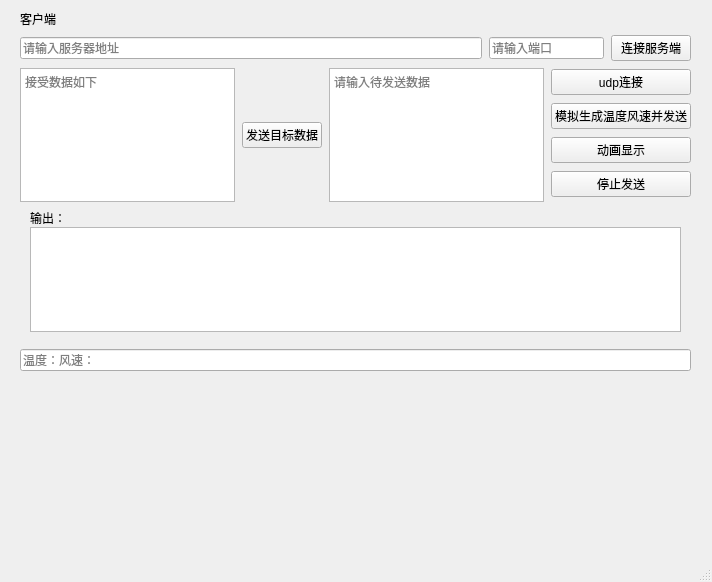
<?xml version="1.0" encoding="UTF-8"?>
<ui version="4.0">
 <class>Client_Window</class>
 <widget class="QMainWindow" name="Client_Window">
  <property name="geometry">
   <rect>
    <x>0</x>
    <y>0</y>
    <width>712</width>
    <height>582</height>
   </rect>
  </property>
  <property name="windowTitle">
   <string>MainWindow</string>
  </property>
  <widget class="QWidget" name="centralwidget">
   <widget class="QWidget" name="verticalLayoutWidget_2">
    <property name="geometry">
     <rect>
      <x>10</x>
      <y>10</y>
      <width>691</width>
      <height>371</height>
     </rect>
    </property>
    <layout class="QVBoxLayout" name="verticalLayout_2" stretch="0,0,4,4,0">
     <property name="spacing">
      <number>7</number>
     </property>
     <property name="leftMargin">
      <number>10</number>
     </property>
     <property name="rightMargin">
      <number>10</number>
     </property>
     <property name="bottomMargin">
      <number>10</number>
     </property>
     <item>
      <widget class="QLabel" name="label">
       <property name="text">
        <string>客户端</string>
       </property>
      </widget>
     </item>
     <item>
      <layout class="QHBoxLayout" name="horizontalLayout" stretch="4,1,0">
       <item>
        <widget class="QLineEdit" name="lineEdit_ca">
         <property name="placeholderText">
          <string>请输入服务器地址</string>
         </property>
        </widget>
       </item>
       <item>
        <widget class="QLineEdit" name="lineEdit_cp">
         <property name="placeholderText">
          <string>请输入端口</string>
         </property>
        </widget>
       </item>
       <item>
        <widget class="QPushButton" name="connectToSever">
         <property name="text">
          <string>连接服务端</string>
         </property>
        </widget>
       </item>
      </layout>
     </item>
     <item>
      <layout class="QHBoxLayout" name="horizontalLayout_2" stretch="3,1,3,1">
       <item>
        <widget class="QTextEdit" name="textEdit_cs">
         <property name="placeholderText">
          <string>接受数据如下</string>
         </property>
        </widget>
       </item>
       <item>
        <widget class="QPushButton" name="c_send">
         <property name="text">
          <string>发送目标数据</string>
         </property>
        </widget>
       </item>
       <item>
        <widget class="QTextEdit" name="textEdit_ca">
         <property name="placeholderText">
          <string>请输入待发送数据</string>
         </property>
        </widget>
       </item>
       <item>
        <layout class="QVBoxLayout" name="verticalLayout">
         <item>
          <widget class="QPushButton" name="udp_client">
           <property name="text">
            <string>udp连接</string>
           </property>
          </widget>
         </item>
         <item>
          <widget class="QPushButton" name="c_senddata">
           <property name="text">
            <string>模拟生成温度风速并发送</string>
           </property>
          </widget>
         </item>
         <item>
          <widget class="QPushButton" name="animation">
           <property name="text">
            <string>动画显示</string>
           </property>
          </widget>
         </item>
         <item>
          <widget class="QPushButton" name="c_stopsend">
           <property name="text">
            <string>停止发送</string>
           </property>
          </widget>
         </item>
        </layout>
       </item>
      </layout>
     </item>
     <item>
      <layout class="QVBoxLayout" name="verticalLayout_3" stretch="0,0">
       <property name="spacing">
        <number>0</number>
       </property>
       <property name="leftMargin">
        <number>10</number>
       </property>
       <property name="topMargin">
        <number>0</number>
       </property>
       <property name="rightMargin">
        <number>10</number>
       </property>
       <property name="bottomMargin">
        <number>10</number>
       </property>
       <item>
        <widget class="QLabel" name="label_3">
         <property name="text">
          <string>输出：</string>
         </property>
        </widget>
       </item>
       <item>
        <widget class="QTextEdit" name="textEdit_console"/>
       </item>
      </layout>
     </item>
     <item>
      <widget class="QLineEdit" name="lineEdit">
       <property name="placeholderText">
        <string>温度：风速：</string>
       </property>
      </widget>
     </item>
    </layout>
   </widget>
  </widget>
  <widget class="QMenuBar" name="menubar">
   <property name="geometry">
    <rect>
     <x>0</x>
     <y>0</y>
     <width>712</width>
     <height>26</height>
    </rect>
   </property>
  </widget>
  <widget class="QStatusBar" name="statusbar"/>
 </widget>
 <resources/>
 <connections/>
</ui>
